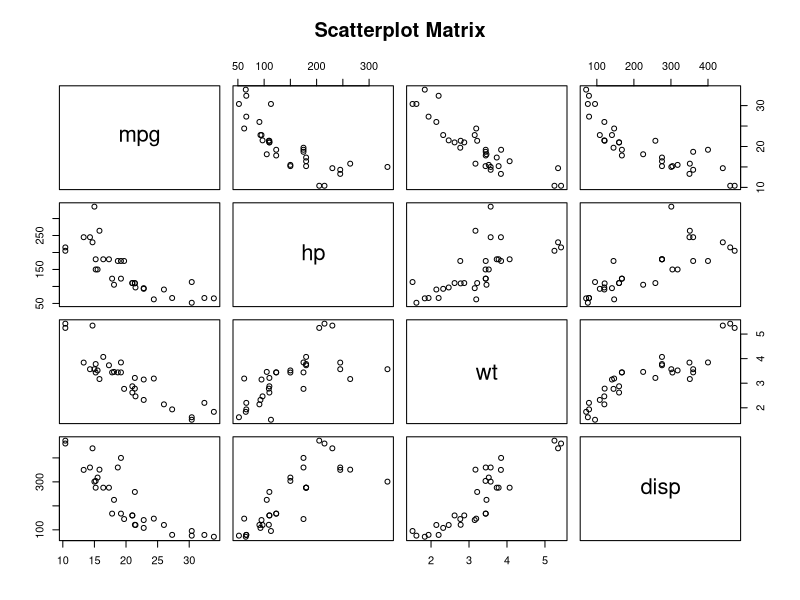
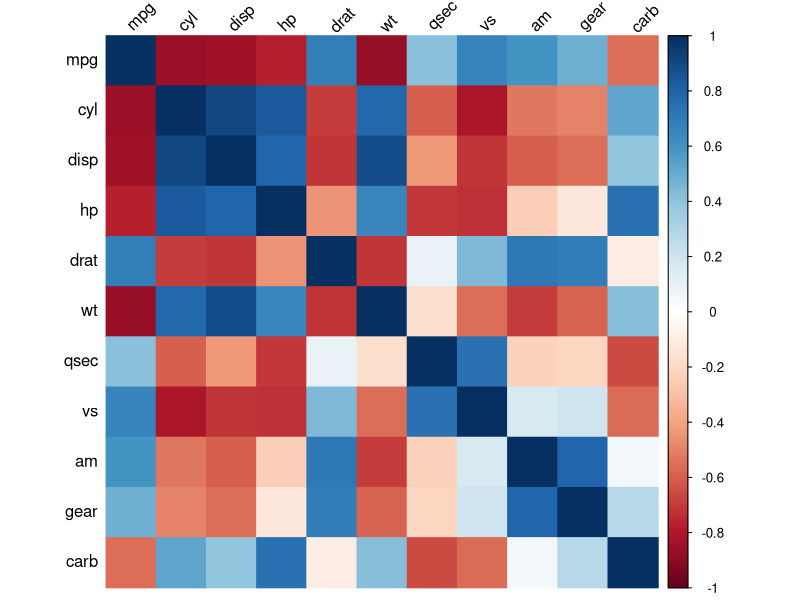
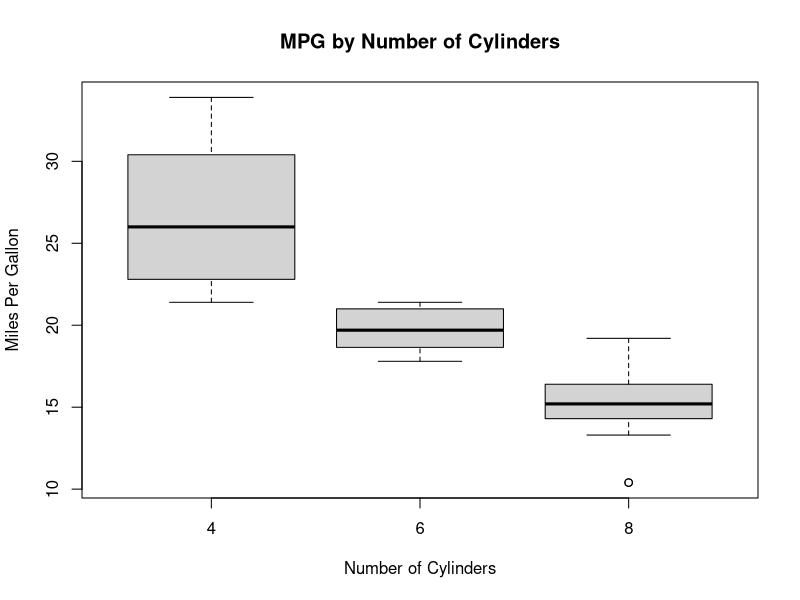

R code for these plots, in order:
data(mtcars)
head(mtcars)
summary(mtcars)
pairs(mtcars[, c("mpg", "hp", "wt", "disp")],
      main = "Scatterplot Matrix")
cor(mtcars)
install.packages("corrplot")
library(corrplot)
corrplot(cor(mtcars), method = "color", tl.col = "black", tl.srt = 45)
boxplot(mpg ~ cyl, data = mtcars, 
        main = "MPG by Number of Cylinders", 
        xlab = "Number of Cylinders", 
        ylab = "Miles Per Gallon")
